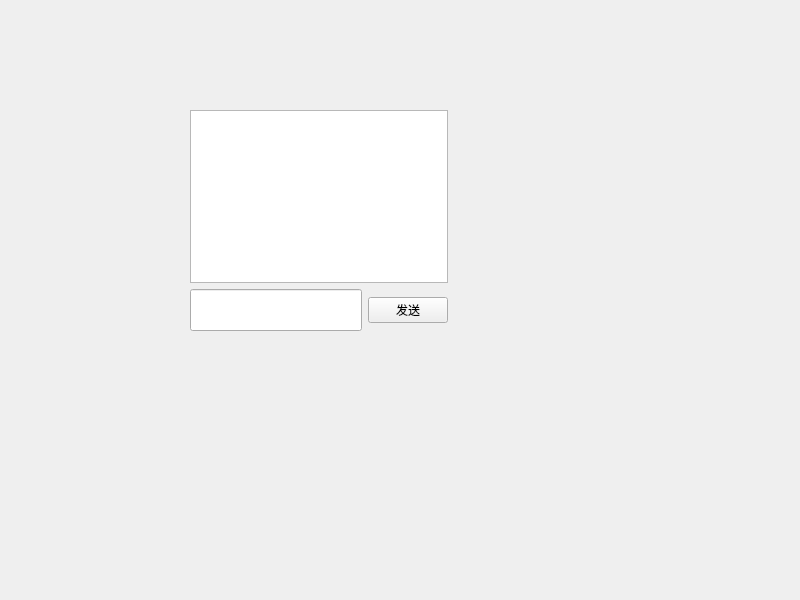
<?xml version="1.0" encoding="UTF-8"?>
<ui version="4.0">
 <class>TcpClient</class>
 <widget class="QWidget" name="TcpClient">
  <property name="geometry">
   <rect>
    <x>0</x>
    <y>0</y>
    <width>800</width>
    <height>600</height>
   </rect>
  </property>
  <property name="windowTitle">
   <string>TcpClient</string>
  </property>
  <widget class="QWidget" name="layoutWidget">
   <property name="geometry">
    <rect>
     <x>190</x>
     <y>110</y>
     <width>258</width>
     <height>221</height>
    </rect>
   </property>
   <layout class="QVBoxLayout" name="verticalLayout">
    <item>
     <widget class="QTextEdit" name="textEdit">
      <property name="font">
       <font>
        <pointsize>22</pointsize>
       </font>
      </property>
     </widget>
    </item>
    <item>
     <layout class="QHBoxLayout" name="horizontalLayout_2">
      <item>
       <layout class="QHBoxLayout" name="horizontalLayout">
        <item>
         <widget class="QLineEdit" name="lineEdit">
          <property name="font">
           <font>
            <pointsize>22</pointsize>
           </font>
          </property>
          <property name="text">
           <string/>
          </property>
         </widget>
        </item>
       </layout>
      </item>
      <item>
       <widget class="QPushButton" name="send_pb">
        <property name="text">
         <string>发送</string>
        </property>
       </widget>
      </item>
     </layout>
    </item>
   </layout>
  </widget>
 </widget>
 <resources/>
 <connections/>
</ui>
